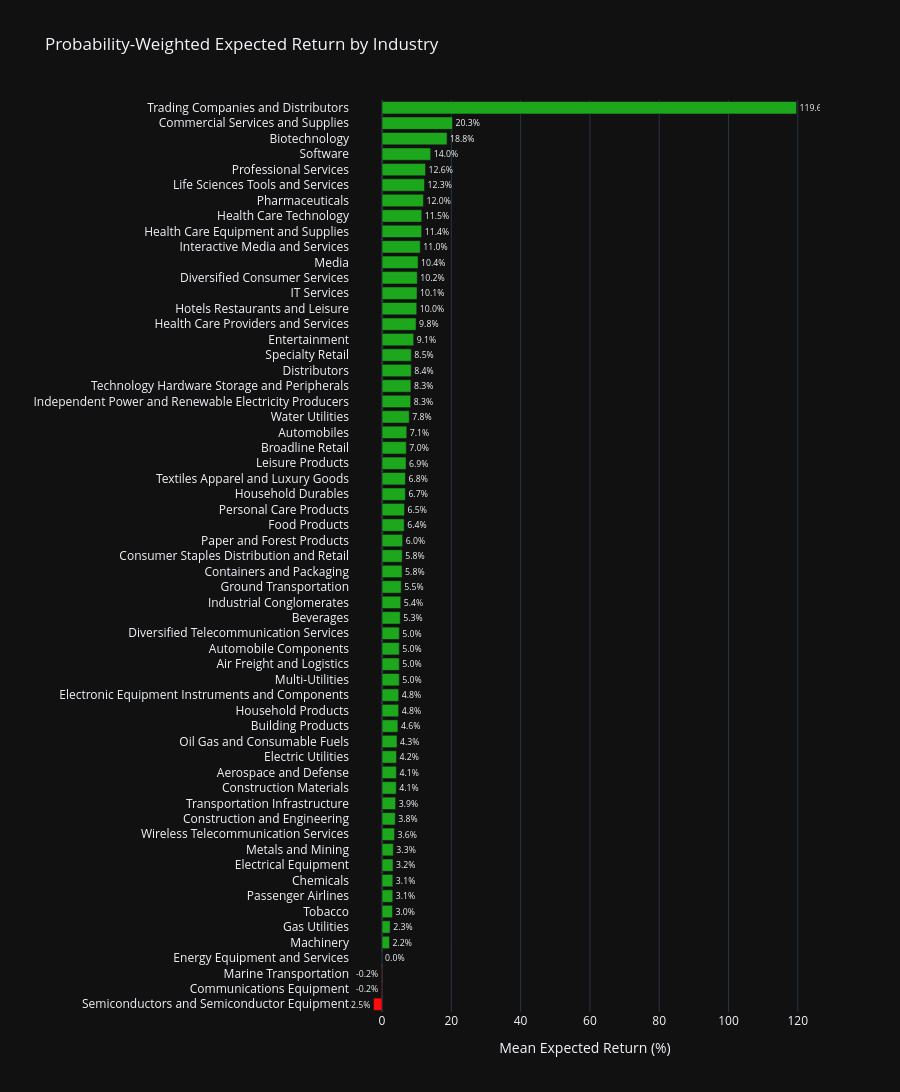

Write notebook code for a chart like this one.
### Markdown cell above
### 5.2 Probability-Weighted Expected Return by Sector

### Code cell
pt_sector = (
    pt.groupby("industry")
    .agg(
        mean_expected_return=("expected_return_prob_weighted", "mean"),
        median_expected_return=("expected_return_prob_weighted", "median"),
        mean_achievement_prob=("achievement_probability", "mean"),
        mean_conviction=("analyst_conviction", "mean"),
        count=("ticker", "count"),
    )
    .reset_index()
    .sort_values("mean_expected_return", ascending=True)
)

fig = go.Figure()
fig.add_trace(
    go.Bar(
        y=pt_sector["industry"],
        x=pt_sector["mean_expected_return"],
        orientation="h",
        marker_color=[
            COLORS[2] if v >= 0 else COLORS[3]
            for v in pt_sector["mean_expected_return"]
        ],
        text=pt_sector["mean_expected_return"].apply(lambda v: f"{v:.1f}%"),
        textposition="outside",
        hovertemplate=(
            "<b>%{y}</b><br>"
            "Mean Prob-Weighted Return: %{x:.2f}%<br>"
            "Avg Achievement Prob: %{customdata[0]:.0%}<br>"
            "Avg Conviction: %{customdata[1]:.1f}<br>"
            "Stocks: %{customdata[2]}"
        ),
        customdata=pt_sector[["mean_achievement_prob", "mean_conviction", "count"]].values,
    )
)
fig.update_layout(
    title="Probability-Weighted Expected Return by Industry",
    xaxis_title="Mean Expected Return (%)",
    template=PLOTLY_TEMPLATE,
    height=1100,
    margin=dict(l=350),
)
fig.show()

### Figure 1 — Plotly figure (JSON) as saved in the notebook; plotly's stock layout.template omitted (floating-point values rounded to 4 significant figures; data arrays with more than 128 entries replaced by an {"elided": "..."} marker saying what was removed)
{"data": [{"customdata": {"elided": "59x3 float values"}, "hovertemplate": "<b>%{y}</b><br>Mean Prob-Weighted Return: %{x:.2f}%<br>Avg Achievement Prob: %{customdata[0]:.0%}<br>Avg Conviction: %{customdata[1]:.1f}<br>Stocks: %{customdata[2]}", "marker": {"color": ["#FB0D0D", "#FB0D0D", "#FB0D0D", "#1CA71C", "#1CA71C", "#1CA71C", "#1CA71C", "#1CA71C", "#1CA71C", "#1CA71C", "#1CA71C", "#1CA71C", "#1CA71C", "#1CA71C", "#1CA71C", "#1CA71C", "#1CA71C", "#1CA71C", "#1CA71C", "#1CA71C", "#1CA71C", "#1CA71C", "#1CA71C", "#1CA71C", "#1CA71C", "#1CA71C", "#1CA71C", "#1CA71C", "#1CA71C", "#1CA71C", "#1CA71C", "#1CA71C", "#1CA71C", "#1CA71C", "#1CA71C", "#1CA71C", "#1CA71C", "#1CA71C", "#1CA71C", "#1CA71C", "#1CA71C", "#1CA71C", "#1CA71C", "#1CA71C", "#1CA71C", "#1CA71C", "#1CA71C", "#1CA71C", "#1CA71C", "#1CA71C", "#1CA71C", "#1CA71C", "#1CA71C", "#1CA71C", "#1CA71C", "#1CA71C", "#1CA71C", "#1CA71C", "#1CA71C"]}, "orientation": "h", "text": ["-2.5%", "-0.2%", "-0.2%", "0.0%", "2.2%", "2.3%", "3.0%", "3.1%", "3.1%", "3.2%", "3.3%", "3.6%", "3.8%", "3.9%", "4.1%", "4.1%", "4.2%", "4.3%", "4.6%", "4.8%", "4.8%", "5.0%", "5.0%", "5.0%", "5.0%", "5.3%", "5.4%", "5.5%", "5.8%", "5.8%", "6.0%", "6.4%", "6.5%", "6.7%", "6.8%", "6.9%", "7.0%", "7.1%", "7.8%", "8.3%", "8.3%", "8.4%", "8.5%", "9.1%", "9.8%", "10.0%", "10.1%", "10.2%", "10.4%", "11.0%", "11.4%", "11.5%", "12.0%", "12.3%", "12.6%", "14.0%", "18.8%", "20.3%", "119.6%"], "textposition": "outside", "x": [-2.462, -0.2091, -0.1886, 0.01515, 2.155, 2.341, 3.029, 3.106, 3.119, 3.163, 3.258, 3.613, 3.814, 3.928, 4.112, 4.148, 4.179, 4.328, 4.583, 4.791, 4.822, 4.968, 4.97, 4.982, 4.986, 5.26, 5.409, 5.526, 5.788, 5.818, 5.953, 6.408, 6.485, 6.737, 6.755, 6.929, 7.013, 7.138, 7.847, 8.272, 8.341, 8.448, 8.452, 9.133, 9.832, 10.02, 10.11, 10.17, 10.4, 11.04, 11.44, 11.47, 11.95, 12.26, 12.55, 14.04, 18.77, 20.34, 119.6], "y": ["Semiconductors and Semiconductor Equipment", "Communications Equipment", "Marine Transportation", "Energy Equipment and Services", "Machinery", "Gas Utilities", "Tobacco", "Passenger Airlines", "Chemicals", "Electrical Equipment", "Metals and Mining", "Wireless Telecommunication Services", "Construction and Engineering", "Transportation Infrastructure", "Construction Materials", "Aerospace and Defense", "Electric Utilities", "Oil Gas and Consumable Fuels", "Building Products", "Household Products", "Electronic Equipment Instruments and Components", "Multi-Utilities", "Air Freight and Logistics", "Automobile Components", "Diversified Telecommunication Services", "Beverages", "Industrial Conglomerates", "Ground Transportation", "Containers and Packaging", "Consumer Staples Distribution and Retail", "Paper and Forest Products", "Food Products", "Personal Care Products", "Household Durables", "Textiles Apparel and Luxury Goods", "Leisure Products", "Broadline Retail", "Automobiles", "Water Utilities", "Independent Power and Renewable Electricity Producers", "Technology Hardware Storage and Peripherals", "Distributors", "Specialty Retail", "Entertainment", "Health Care Providers and Services", "Hotels Restaurants and Leisure", "IT Services", "Diversified Consumer Services", "Media", "Interactive Media and Services", "Health Care Equipment and Supplies", "Health Care Technology", "Pharmaceuticals", "Life Sciences Tools and Services", "Professional Services", "Software", "Biotechnology", "Commercial Services and Supplies", "Trading Companies and Distributors"], "type": "bar"}], "layout": {"margin": {"l": 350}, "title": {"text": "Probability-Weighted Expected Return by Industry"}, "xaxis": {"title": {"text": "Mean Expected Return (%)"}}, "height": 1100}}
